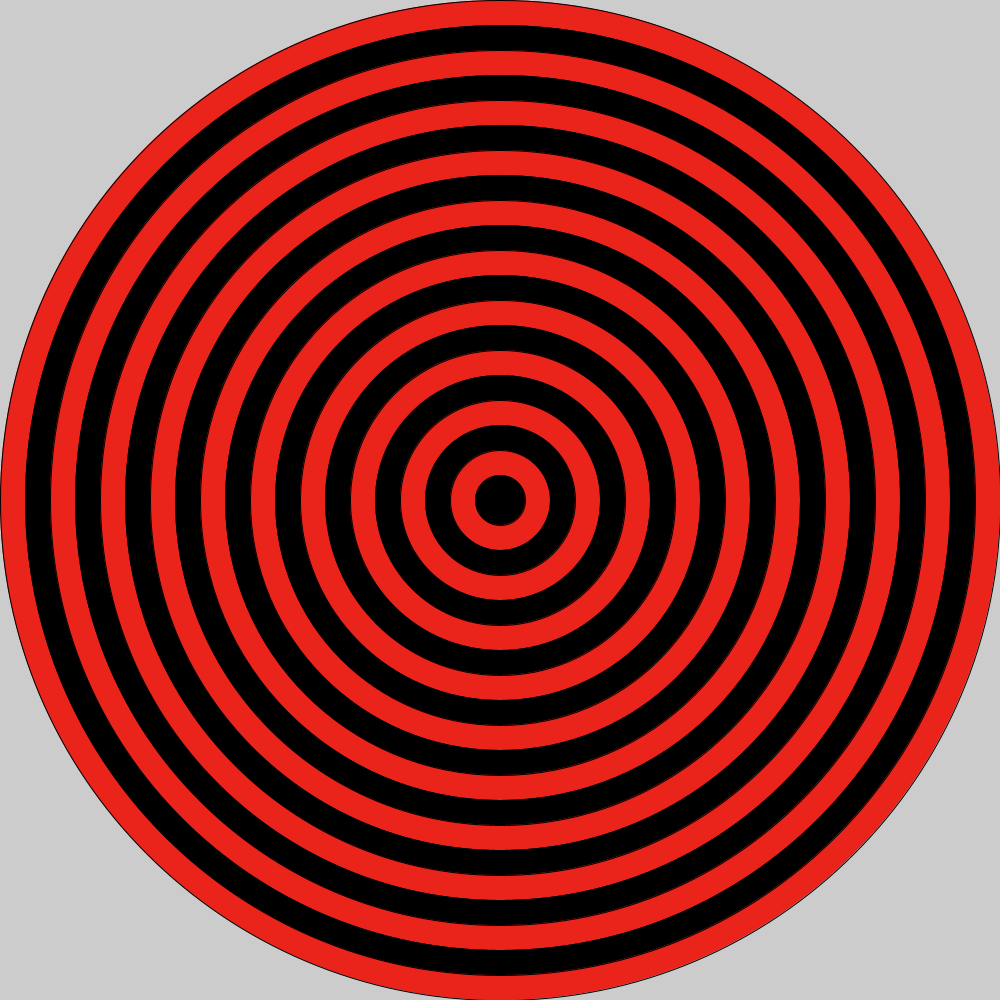
Frame 1 (no input)
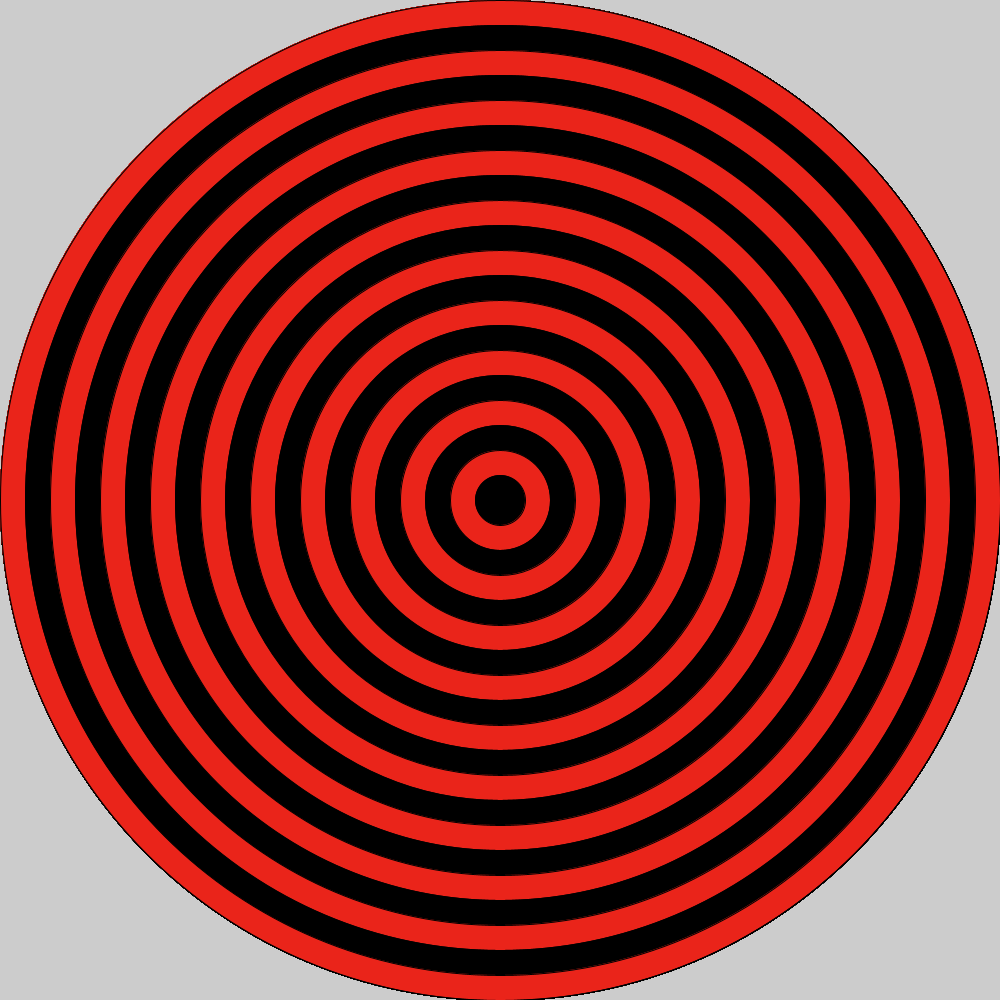
Frame 60 (the mouse pressed at the canvas centre just before this capture)
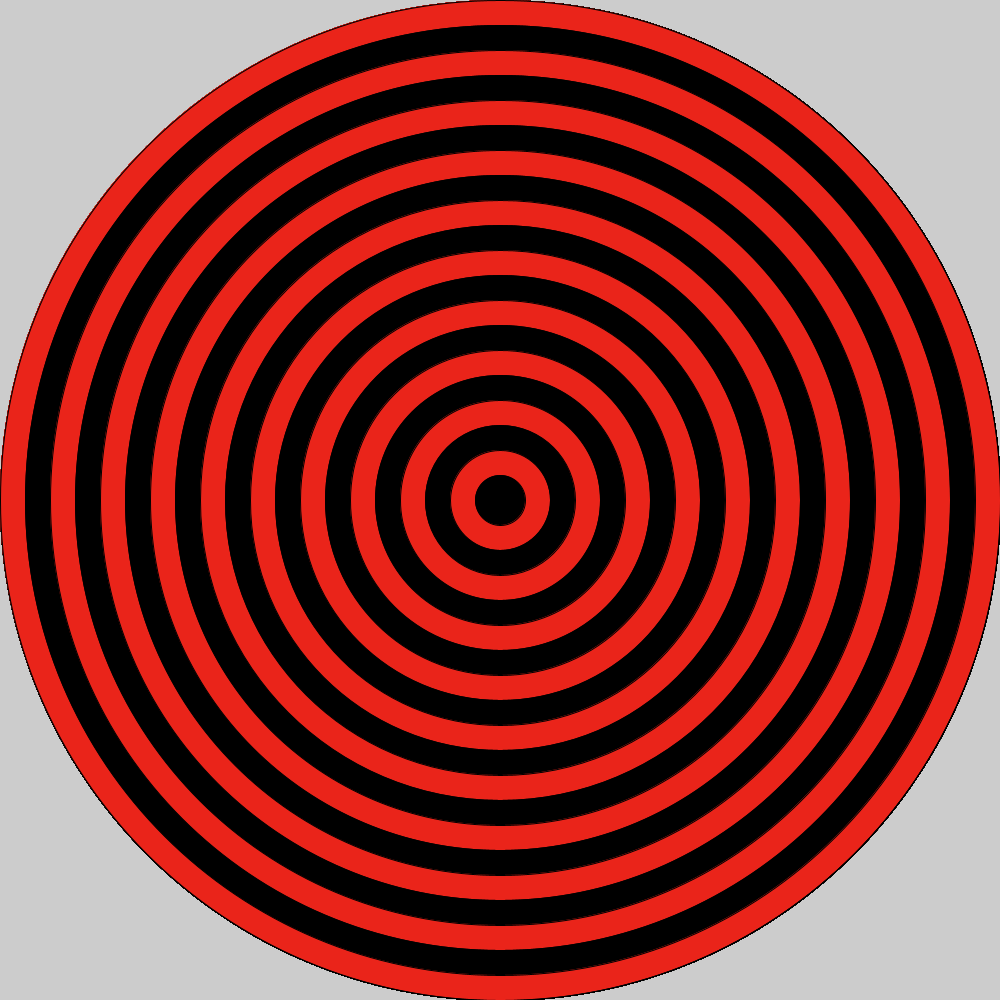
Frame 120 (the mouse held since frame 60 and released just before this capture)

The Processing sketch that drew these frames (run headless with seeded random() and noise(); from frame 60 on, the mouse is pressed at the canvas centre):

// Processing sketch: Eye_of_sauron__bullseye
// ── Eye_of_sauron__bullseye.pde
void setup() {
  size (1000, 1000);
}
void draw() { 
  for (int i=0; i<20; i++) {
    if (i%2==0) {
      fill(#EA241A);
      ellipse(500, 500, 1000-(i*50), 1000-(i*50));// 
   // ellipse(500, 500, 1000-(i*50), 1000-(i));eye of sauron code loop 20
  }
    else {
      fill(#000000);
      ellipse(500, 500, 1000-(i*50), 1000-(i*50));
    //ellipse(500, 500, 1000-(i*50), 1000-(i)); cool code
  }
  }
}
